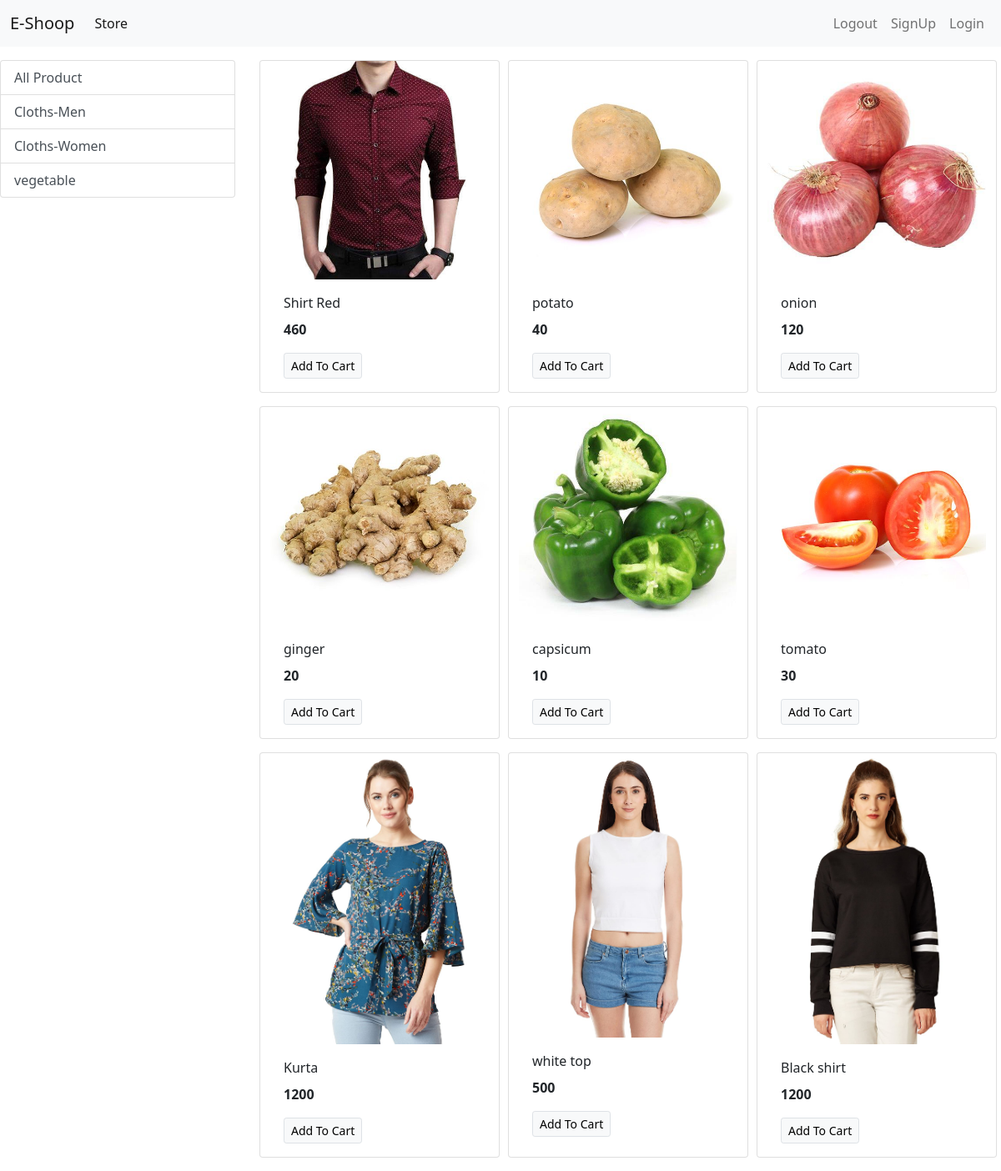
The page / on the database its author committed.
### store/models/category.py (models this page shows, shortened)
class Category(models.Model):
    name = models.CharField(max_length=20)
    @staticmethod
    def get_all_categories():
        return Category.objects.all()

### store/models/product.py (models this page shows, shortened)
class Product(models.Model):
    name = models.CharField(max_length=50)
    price = models.IntegerField(default=0)
    category=models.ForeignKey(Category,on_delete=models.CASCADE,default=1)
    description = models.CharField(max_length=200, default='',null=True,blank=True)
    image = models.ImageField(upload_to='uploads/products/')
    @staticmethod
    def get_all_products():
        return Product.objects.all()

### store/views.py (the view)
# urls.py: path('', index,name='homepage'),
def index(request):
    products=None
    categories = Category.get_all_categories()
    categoryId = request.GET.get('category')
    if categoryId:
        products=Product.get_all_product_by_id(categoryId)
    else:
        products=Product.get_all_products()
    data={}
    data['products'] = products
    data['categories']=categories
    return render(request,'index.html',data)

### store/templates/index.html
{% extends 'base.html' %}
{% block content%}
<div class="contaier-fluid mt-3">
    <div class="row">
        <div class="col-lg-3 mx-auto">
            <div class="list-group">
                <a href="/" class="list-group-item list-group-item-action">All Product</a>
                {% for category in categories %}
                <a href="/?category={{category.id}}" class="list-group-item list-group-item-action">{{category.name}}</a>
                {% endfor %}
            </div>
        </div>
        <div id='product' class='col-lg-9 mx-auto'>
            <div class="row mx-auto">
                {% for product in products %}
                    <div class="card mx-auto mb-3" style="width: 18rem;">
                        <img src={{product.image.url}} class="card-img-top" alt="...">
                        <div class="card-body">
                            <p class="card-title">{{product.name}}</p>
                            <p class="card-text"><b>{{product.price}}</b></p>
                            <a href="#" class="btn btn-light border btn-sm">Add To Cart</a>
                        </div>
                    </div>
                {% endfor %}
            </div>
        </div>
    </div>
</div>
{% endblock %}

### store/templates/base.html (shortened to what this page needs)
<!doctype html>
<html lang="en">
    <head>
        <link href="https://cdn.jsdelivr.net/npm/bootstrap@5.0.0-beta1/dist/css/bootstrap.min.css" rel="stylesheet">
    </head>
    <body>
        <nav class="navbar navbar-expand-lg navbar-light bg-light">
            <div class="container-fluid">
              <a class="navbar-brand" href="#">E-Shoop</a>
              <div class="collapse navbar-collapse" id="navbarSupportedContent">
                <ul class="navbar-nav me-auto mb-2 mb-lg-0">
                  <li class="nav-item">
                    <a class="nav-link active" aria-current="page" href="#">Store</a>
                  </li>
                </ul>
                <ul class="navbar-nav my-2 my-lg-0">
                    <li class="nav-item">
                      <a class="nav-link" aria-current="page" href="#">Logout</a>
                    </li>
                    <li class="nav-item">
                        <a class="nav-link" aria-current="page" href="/signup">SignUp</a>
                    </li>
                    <li class="nav-item">
                        <a class="nav-link" aria-current="page" href="/login">Login</a>
                    </li>
                  </ul>
              </div>
            </div>
          </nav>
        {% block content %}
        {% endblock %}
  </body>
</html>

### rows shown on the page
Category: name "Cloths-Men"
Category: name "Cloths-Women"
Category: name "vegetable"
Product: image (picture), name "Shirt Red", price "460"
Product: image (picture), name "potato", price "40"
Product: image (picture), name "onion", price "120"
Product: image (picture), name "ginger", price "20"
Product: image (picture), name "capsicum", price "10"
Product: image (picture), name "tomato", price "30"
Product: image (picture), name "Kurta", price "1200"
Product: image (picture), name "white top", price "500"
Product: image (picture), name "Black shirt", price "1200"
